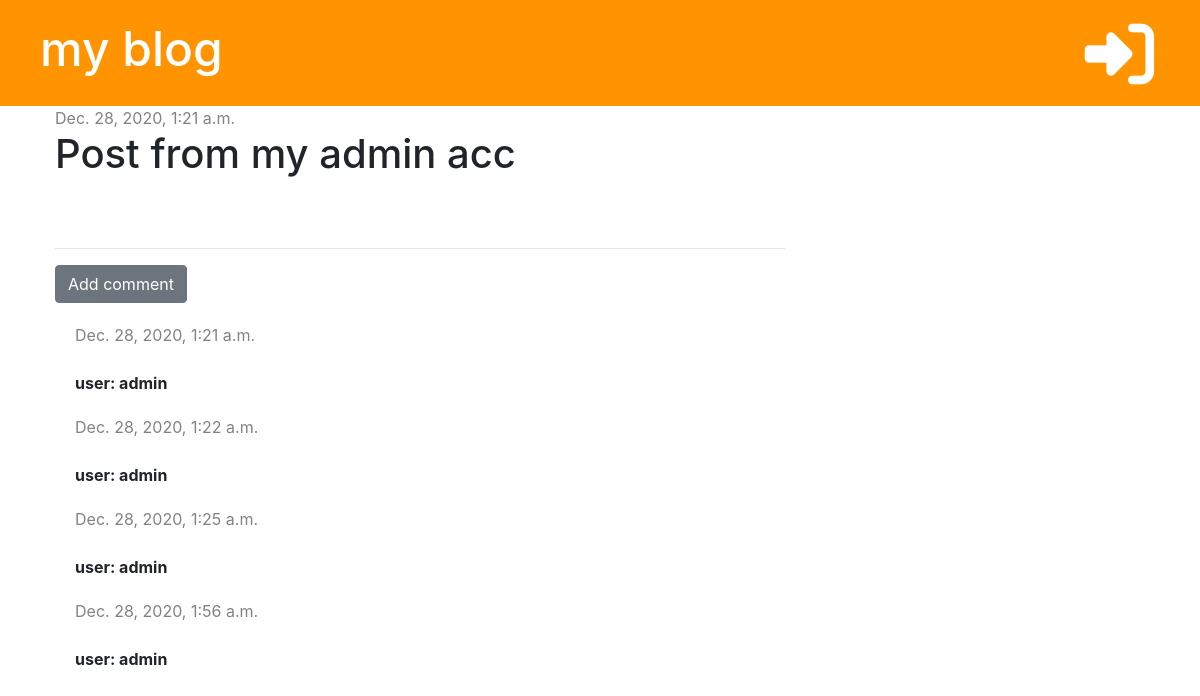
Screenshot of /post/37/ with the database file from the repository.
### blog/models.py (models this page shows, shortened)
class Post(models.Model):
    author = models.ForeignKey('auth.User', on_delete=models.CASCADE)
    title = models.CharField(max_length=250)
    text = models.TextField()
    created_date = models.DateTimeField(default=timezone.now)
    published_date = models.DateTimeField(blank=True, null=True)

class Comment(models.Model):
    post = models.ForeignKey('blog.Post', on_delete=models.CASCADE, related_name='comments') #that related name is used when we want to access our all comments of a specific post.
    author = models.CharField(max_length=200)
    text = models.TextField()
    created_date = models.DateTimeField(default=timezone.now)
    approved = models.BooleanField(default=False)

### blog/views.py (the view)
# urls.py: path('post/<int:post_id>/', views.post_detail, name='post_detail'),
def post_detail(request, post_id):
    post = get_object_or_404(Post, pk=post_id)
    stuff_for_frontend = {'post': post}
    return render(request, 'blog/post_detail.html', stuff_for_frontend)

### blog/templatetags/markdownify.py (called while the page is built)
@register.filter
def markdown(value):
    renderer = HighlightRenderer()
    markdown = mistune.Markdown(renderer=renderer)
    return markdown(value)

### blog/templates/blog/post_detail.html (shortened to what this page needs)
{% extends "base.html" %}
{% load markdownify %}
{% block content %}
    <div class="post">
        {% if post.published_date %}
            <div class="date">
                {{ post.published_date }}
            </div>
        {% else %}
            <a href="{% url 'blog:post_publish' post.id %}" class="btn btn-primary">Publish</a>
        {% endif %}
        <h1>{{ post.title }}</h1>
    </div>
    <hr>
    <a href="{% url 'blog:add_comment_to_post' post.id %}" class="btn btn-secondary">Add comment</a>
    {% for comment in post.comments.all %}
        {% if user.is_authenticated or comment.approved %}
            <div class="comment">
                <div class="date">
                    {{ comment.created_date }}
                </div>
                <br>
                <strong>user: {{ comment.author }}</strong>
            </div>
        {% endif %}
    {% empty %}
        <p>No comments yet...</p>
    {% endfor %}
{% endblock %}

### blog/static/base.css (style rules this page uses)
.date { color: #828282; }
.post { margin-bottom: 70px; }
.comment { margin: 20px 0px 20px 20px; }

### rows the page displays
Post: published_date "Dec. 28, 2020, 1:21 a.m.", title "Post from my admin acc"
Comment: created_date "Dec. 28, 2020, 1:21 a.m.", author "admin"
Comment: created_date "Dec. 28, 2020, 1:22 a.m.", author "admin"
Comment: created_date "Dec. 28, 2020, 1:25 a.m.", author "admin"
Comment: created_date "Dec. 28, 2020, 1:56 a.m.", author "admin"
